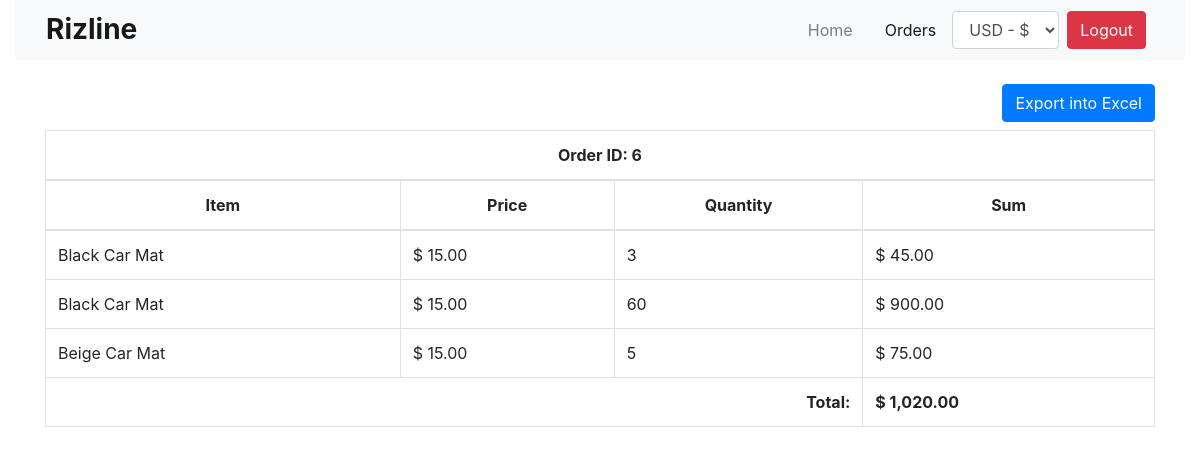
Page /order_details.php?order_id=6 (signed in) on the committed database.
### tables this page shows
CREATE TABLE `order_lines` (
  `ol_id` int NOT NULL,
  `order_id` int NOT NULL,
  `item_id` int NOT NULL,
  `quantity` int NOT NULL,
  `price` decimal(10,2) NOT NULL,
  `created_at` timestamp NOT NULL DEFAULT CURRENT_TIMESTAMP
);

CREATE TABLE `rizline_list` (
  `ID` int NOT NULL,
  `ITEM` varchar(255) NOT NULL,
  `EAN` varchar(255) NOT NULL,
  `BRAND` varchar(255) NOT NULL,
  `MODEL` varchar(255) NOT NULL,
  `YEAR` varchar(255) NOT NULL,
  `QTY` varchar(255) NOT NULL,
  `PRICE` varchar(255) NOT NULL,
  `IMAGE` varchar(255) NOT NULL
);

### order_details.php (the view, shortened to what this page needs)
<?php
$order_id = $_GET['order_id'];
?>
<!DOCTYPE html>
<html lang="en">
    <head>
        <link rel="stylesheet" href="https://cdn.jsdelivr.net/npm/bootstrap@4.4.1/dist/css/bootstrap.min.css"
>
        <link rel="stylesheet" href="https://cdn.jsdelivr.net/npm/bootstrap-icons@1.11.3/font/bootstrap-icons.min.css">
        <link rel="stylesheet" href="./style.css">
    </head>
    <body>
        <div class="container-fluid">
            <form action="" method="post">
                <?php
                include './header.php';
                ?>
                <main class="mt-4">
                    <div class="container">
                        <div class="table-responsive">
                            <div class="mb-2 text-right">
                                <button class="btn btn-primary"
                                    onclick="exportIntoExcel('<?php echo $order_id; ?>')">Export into Excel</button>
                            </div>
                            <table class="table table-bordered" id="order_details" style="width:100%">
                                <thead>
                                    <tr>
                                        <th colspan="4" class="text-center"> Order ID: <?php echo $order_id; ?>
                                        </th>
                                    </tr>
                                    <tr class="text-center">
                                        <th>Item</th>
                                        <th>Price</th>
                                        <th>Quantity</th>
                                        <th>Sum</th>
                                    </tr>
                                </thead>
                                <tbody>
                                    <?php
                                    $sql3 = "SELECT * FROM order_lines WHERE `order_id` = '$order_id'";
                                    $result3 = mysqli_query($conn, $sql3);
                                    $total = 0;
                                    if (mysqli_num_rows($result3) > 0) {
                                        while ($row3 = mysqli_fetch_assoc($result3)) {
                                            $item_id = $row3['item_id'];
                                            $sql2 = "SELECT * FROM rizline_list WHERE `ID` = '$item_id'";
                                            $result2 = mysqli_query($conn, $sql2);
                                            $row2 = mysqli_fetch_assoc($result2);
                                            if (!empty($row2)) {
                                                $item = $row2['ITEM'];
                                            } else {
                                                $item = 'NULL';
                                            }
                                            $itemTotal = $row3['quantity'] * $row3['price'];
                                            $total += $itemTotal;
                                            ?>
                                            <tr>
                                                <td>
                                                    <?php echo $item; ?>
                                                </td>
                                                <td>
                                                    <?php echo '$ ' . number_format($row3['price'], 2, '.', ','); ?>
                                                </td>
                                                <td>
                                                    <?php echo $row3['quantity']; ?>
                                                </td>
                                                <td>
                                                    <?php echo '$ ' . number_format($itemTotal, 2, '.', ','); ?>
                                                </td>
                                            </tr>
                                            <?php
                                        }
                                    }
                                    ?>
                                </tbody>
                                <tfoot>
                                    <tr>
                                        <td colspan="3" class="text-right"><b>Total: </b> </td>
                                        <td>
                                            <b><?php echo '$ ' . number_format($total, 2, '.', ','); ?></b>
                                        </td>
                                    </tr>
                                </tfoot>
                            </table>
                        </div>
                    </div>
                </main>
            </form>
        </div>
    </body>
</html>

### style.css (style rules this page uses)
* { scrollbar-width: thin; }

### rows in the picture
order_lines: item.ITEM "Black Car Mat", price "15.00", quantity "3", itemTotal "45.00"
order_lines: item.ITEM "Black Car Mat", price "15.00", quantity "60", itemTotal "900.00"
order_lines: item.ITEM "Beige Car Mat", price "15.00", quantity "5", itemTotal "75.00"

### other values in the picture
$order_id "6"
$total "1,020.00"
